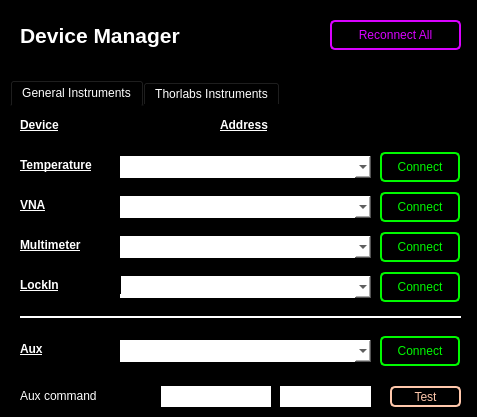
<?xml version="1.0" encoding="UTF-8"?>
<ui version="4.0">
 <class>MainWindow</class>
 <widget class="QMainWindow" name="MainWindow">
  <property name="geometry">
   <rect>
    <x>0</x>
    <y>0</y>
    <width>477</width>
    <height>417</height>
   </rect>
  </property>
  <property name="windowTitle">
   <string>Device Manager</string>
  </property>
  <property name="styleSheet">
   <string notr="true">background-color: rgb(0, 0, 0);</string>
  </property>
  <widget class="QWidget" name="centralwidget">
   <widget class="QLabel" name="label_129">
    <property name="geometry">
     <rect>
      <x>20</x>
      <y>20</y>
      <width>181</width>
      <height>31</height>
     </rect>
    </property>
    <property name="text">
     <string>&lt;html&gt;&lt;head/&gt;&lt;body&gt;&lt;p&gt;&lt;span style=&quot; font-size:16pt; font-weight:600; color:#ffffff;&quot;&gt;Device Manager&lt;/span&gt;&lt;/p&gt;&lt;/body&gt;&lt;/html&gt;</string>
    </property>
   </widget>
   <widget class="QPushButton" name="reconnectAllBtn">
    <property name="geometry">
     <rect>
      <x>330</x>
      <y>20</y>
      <width>131</width>
      <height>30</height>
     </rect>
    </property>
    <property name="styleSheet">
     <string notr="true">color: rgb(217, 2, 255);background-color:rgb(0,0,0);border: 2px solid rgb(217, 2, 255);border-radius: 5px</string>
    </property>
    <property name="text">
     <string>Reconnect All</string>
    </property>
   </widget>
   <widget class="QTabWidget" name="PlotTabWidget">
    <property name="geometry">
     <rect>
      <x>10</x>
      <y>80</y>
      <width>451</width>
      <height>351</height>
     </rect>
    </property>
    <property name="minimumSize">
     <size>
      <width>0</width>
      <height>0</height>
     </size>
    </property>
    <property name="styleSheet">
     <string notr="true">background-color: rgb(0, 0, 0);
color: rgb(255, 255, 255);
border: 0px solid rgb(193, 193, 193);</string>
    </property>
    <property name="tabPosition">
     <enum>QTabWidget::North</enum>
    </property>
    <property name="tabShape">
     <enum>QTabWidget::Rounded</enum>
    </property>
    <property name="currentIndex">
     <number>0</number>
    </property>
    <property name="documentMode">
     <bool>false</bool>
    </property>
    <property name="tabsClosable">
     <bool>false</bool>
    </property>
    <property name="movable">
     <bool>false</bool>
    </property>
    <property name="tabBarAutoHide">
     <bool>false</bool>
    </property>
    <widget class="QWidget" name="generalInstrumentsTab">
     <attribute name="title">
      <string>General Instruments</string>
     </attribute>
     <widget class="Line" name="line">
      <property name="geometry">
       <rect>
        <x>10</x>
        <y>210</y>
        <width>441</width>
        <height>2</height>
       </rect>
      </property>
      <property name="styleSheet">
       <string notr="true">color: rgb(255, 255, 255);
background-color: rgb(255, 255, 255);
border-color: rgb(255, 255, 255);
gridline-color: rgb(255, 255, 255);
alternate-background-color: rgb(255, 255, 255);
selection-color: rgb(255, 255, 255);</string>
      </property>
      <property name="orientation">
       <enum>Qt::Horizontal</enum>
      </property>
     </widget>
     <widget class="QLabel" name="label_150">
      <property name="geometry">
       <rect>
        <x>10</x>
        <y>234</y>
        <width>55</width>
        <height>18</height>
       </rect>
      </property>
      <property name="text">
       <string>&lt;html&gt;&lt;head/&gt;&lt;body&gt;&lt;p&gt;&lt;span style=&quot; font-weight:600; text-decoration: underline; color:#ffffff;&quot;&gt;Aux&lt;/span&gt;&lt;/p&gt;&lt;/body&gt;&lt;/html&gt;</string>
      </property>
     </widget>
     <widget class="QPushButton" name="connectAuxBtn">
      <property name="geometry">
       <rect>
        <x>370</x>
        <y>230</y>
        <width>80</width>
        <height>30</height>
       </rect>
      </property>
      <property name="styleSheet">
       <string notr="true">color: rgb(0,250,0);background-color:rgb(0,0,0);border: 2px solid rgb(0,250,0);border-radius: 5px</string>
      </property>
      <property name="text">
       <string>Connect</string>
      </property>
     </widget>
     <widget class="QPushButton" name="connectLockInBtn">
      <property name="geometry">
       <rect>
        <x>370</x>
        <y>166</y>
        <width>80</width>
        <height>30</height>
       </rect>
      </property>
      <property name="styleSheet">
       <string notr="true">color: rgb(0,250,0);background-color:rgb(0,0,0);border: 2px solid rgb(0,250,0);border-radius: 5px</string>
      </property>
      <property name="text">
       <string>Connect</string>
      </property>
     </widget>
     <widget class="QLabel" name="label_130">
      <property name="geometry">
       <rect>
        <x>10</x>
        <y>50</y>
        <width>91</width>
        <height>18</height>
       </rect>
      </property>
      <property name="text">
       <string>&lt;html&gt;&lt;head/&gt;&lt;body&gt;&lt;p&gt;&lt;span style=&quot; font-weight:600; text-decoration: underline; color:#ffffff;&quot;&gt;Temperature&lt;/span&gt;&lt;/p&gt;&lt;/body&gt;&lt;/html&gt;</string>
      </property>
     </widget>
     <widget class="QLineEdit" name="auxCommandLine">
      <property name="enabled">
       <bool>true</bool>
      </property>
      <property name="geometry">
       <rect>
        <x>110</x>
        <y>280</y>
        <width>151</width>
        <height>21</height>
       </rect>
      </property>
      <property name="styleSheet">
       <string notr="true">background-color: rgb(255, 255, 255);
color: rgb(0, 0, 0);</string>
      </property>
      <property name="text">
       <string/>
      </property>
     </widget>
     <widget class="QComboBox" name="lockinIPAddressBox">
      <property name="geometry">
       <rect>
        <x>110</x>
        <y>170</y>
        <width>251</width>
        <height>22</height>
       </rect>
      </property>
      <property name="styleSheet">
       <string notr="true">background-color: rgb(255, 255, 255);
color: rgb(0, 0, 0);</string>
      </property>
      <property name="editable">
       <bool>true</bool>
      </property>
     </widget>
     <widget class="QPushButton" name="connectTempBtn">
      <property name="geometry">
       <rect>
        <x>370</x>
        <y>46</y>
        <width>80</width>
        <height>30</height>
       </rect>
      </property>
      <property name="styleSheet">
       <string notr="true">color: rgb(0,250,0);background-color:rgb(0,0,0);border: 2px solid rgb(0,250,0);border-radius: 5px</string>
      </property>
      <property name="text">
       <string>Connect</string>
      </property>
     </widget>
     <widget class="QPushButton" name="connectVNABtn">
      <property name="geometry">
       <rect>
        <x>370</x>
        <y>86</y>
        <width>80</width>
        <height>30</height>
       </rect>
      </property>
      <property name="styleSheet">
       <string notr="true">color: rgb(0,250,0);background-color:rgb(0,0,0);border: 2px solid rgb(0,250,0);border-radius: 5px</string>
      </property>
      <property name="text">
       <string>Connect</string>
      </property>
     </widget>
     <widget class="QPushButton" name="connectMultimeterBtn">
      <property name="geometry">
       <rect>
        <x>370</x>
        <y>126</y>
        <width>80</width>
        <height>30</height>
       </rect>
      </property>
      <property name="styleSheet">
       <string notr="true">color: rgb(0,250,0);background-color:rgb(0,0,0);border: 2px solid rgb(0,250,0);border-radius: 5px</string>
      </property>
      <property name="text">
       <string>Connect</string>
      </property>
     </widget>
     <widget class="QComboBox" name="multimeterIPAddressBox">
      <property name="geometry">
       <rect>
        <x>110</x>
        <y>130</y>
        <width>251</width>
        <height>22</height>
       </rect>
      </property>
      <property name="styleSheet">
       <string notr="true">background-color: rgb(255, 255, 255);
color: rgb(0, 0, 0);</string>
      </property>
      <property name="editable">
       <bool>true</bool>
      </property>
     </widget>
     <widget class="QLabel" name="label_149">
      <property name="geometry">
       <rect>
        <x>10</x>
        <y>280</y>
        <width>141</width>
        <height>21</height>
       </rect>
      </property>
      <property name="text">
       <string>&lt;html&gt;&lt;head/&gt;&lt;body&gt;&lt;p&gt;&lt;span style=&quot; color:#ffffff;&quot;&gt;Aux command&lt;/span&gt;&lt;/p&gt;&lt;/body&gt;&lt;/html&gt;</string>
      </property>
     </widget>
     <widget class="QLabel" name="label_151">
      <property name="geometry">
       <rect>
        <x>10</x>
        <y>130</y>
        <width>81</width>
        <height>18</height>
       </rect>
      </property>
      <property name="text">
       <string>&lt;html&gt;&lt;head/&gt;&lt;body&gt;&lt;p&gt;&lt;span style=&quot; font-weight:600; text-decoration: underline; color:#ffffff;&quot;&gt;Multimeter&lt;/span&gt;&lt;/p&gt;&lt;/body&gt;&lt;/html&gt;</string>
      </property>
     </widget>
     <widget class="QComboBox" name="auxIPAddressBox">
      <property name="geometry">
       <rect>
        <x>110</x>
        <y>234</y>
        <width>251</width>
        <height>22</height>
       </rect>
      </property>
      <property name="styleSheet">
       <string notr="true">background-color: rgb(255, 255, 255);
color: rgb(0, 0, 0);</string>
      </property>
      <property name="editable">
       <bool>true</bool>
      </property>
     </widget>
     <widget class="QLabel" name="label_148">
      <property name="geometry">
       <rect>
        <x>10</x>
        <y>90</y>
        <width>55</width>
        <height>18</height>
       </rect>
      </property>
      <property name="text">
       <string>&lt;html&gt;&lt;head/&gt;&lt;body&gt;&lt;p&gt;&lt;span style=&quot; font-weight:600; text-decoration: underline; color:#ffffff;&quot;&gt;VNA&lt;/span&gt;&lt;/p&gt;&lt;/body&gt;&lt;/html&gt;</string>
      </property>
     </widget>
     <widget class="QLineEdit" name="auxTestLine">
      <property name="enabled">
       <bool>true</bool>
      </property>
      <property name="geometry">
       <rect>
        <x>270</x>
        <y>280</y>
        <width>91</width>
        <height>21</height>
       </rect>
      </property>
      <property name="toolTipDuration">
       <number>0</number>
      </property>
      <property name="styleSheet">
       <string notr="true">background-color: rgb(255, 255, 255);
color: rgb(0, 0, 0);</string>
      </property>
      <property name="text">
       <string/>
      </property>
      <property name="readOnly">
       <bool>true</bool>
      </property>
     </widget>
     <widget class="QPushButton" name="auxTestBtn">
      <property name="enabled">
       <bool>true</bool>
      </property>
      <property name="geometry">
       <rect>
        <x>380</x>
        <y>280</y>
        <width>71</width>
        <height>21</height>
       </rect>
      </property>
      <property name="styleSheet">
       <string notr="true">color:rgb(255, 199, 171);background-color:rgb(0,0,0);border: 2px solid rgb(255, 199, 171);border-radius: 5px</string>
      </property>
      <property name="text">
       <string>Test</string>
      </property>
     </widget>
     <widget class="QComboBox" name="vnaIPAddressBox">
      <property name="geometry">
       <rect>
        <x>110</x>
        <y>90</y>
        <width>251</width>
        <height>22</height>
       </rect>
      </property>
      <property name="styleSheet">
       <string notr="true">background-color: rgb(255, 255, 255);
color: rgb(0, 0, 0);</string>
      </property>
      <property name="editable">
       <bool>true</bool>
      </property>
     </widget>
     <widget class="QComboBox" name="tempIPAddressBox">
      <property name="geometry">
       <rect>
        <x>110</x>
        <y>50</y>
        <width>251</width>
        <height>22</height>
       </rect>
      </property>
      <property name="styleSheet">
       <string notr="true">background-color: rgb(255, 255, 255);
color: rgb(0, 0, 0);</string>
      </property>
      <property name="editable">
       <bool>true</bool>
      </property>
     </widget>
     <widget class="QLabel" name="label_154">
      <property name="geometry">
       <rect>
        <x>10</x>
        <y>170</y>
        <width>101</width>
        <height>18</height>
       </rect>
      </property>
      <property name="text">
       <string>&lt;html&gt;&lt;head/&gt;&lt;body&gt;&lt;p&gt;&lt;span style=&quot; font-weight:600; text-decoration: underline; color:#ffffff;&quot;&gt;LockIn&lt;/span&gt;&lt;/p&gt;&lt;/body&gt;&lt;/html&gt;</string>
      </property>
     </widget>
     <widget class="QLabel" name="label_145">
      <property name="geometry">
       <rect>
        <x>210</x>
        <y>10</y>
        <width>60</width>
        <height>18</height>
       </rect>
      </property>
      <property name="text">
       <string>&lt;html&gt;&lt;head/&gt;&lt;body&gt;&lt;p&gt;&lt;span style=&quot; font-weight:600; text-decoration: underline; color:#ffffff;&quot;&gt;Address&lt;/span&gt;&lt;/p&gt;&lt;/body&gt;&lt;/html&gt;</string>
      </property>
     </widget>
     <widget class="QLabel" name="label_146">
      <property name="geometry">
       <rect>
        <x>10</x>
        <y>10</y>
        <width>51</width>
        <height>18</height>
       </rect>
      </property>
      <property name="text">
       <string>&lt;html&gt;&lt;head/&gt;&lt;body&gt;&lt;p&gt;&lt;span style=&quot; font-weight:600; text-decoration: underline; color:#ffffff;&quot;&gt;Device&lt;/span&gt;&lt;/p&gt;&lt;/body&gt;&lt;/html&gt;</string>
      </property>
     </widget>
    </widget>
    <widget class="QWidget" name="thorlabsInstrumentsTabs">
     <attribute name="title">
      <string>Thorlabs Instruments</string>
     </attribute>
     <widget class="QPushButton" name="connectYStageBtn">
      <property name="geometry">
       <rect>
        <x>370</x>
        <y>90</y>
        <width>80</width>
        <height>30</height>
       </rect>
      </property>
      <property name="styleSheet">
       <string notr="true">color: rgb(0,250,0);background-color:rgb(0,0,0);border: 2px solid rgb(0,250,0);border-radius: 5px</string>
      </property>
      <property name="text">
       <string>Connect</string>
      </property>
     </widget>
     <widget class="QLabel" name="label_152">
      <property name="geometry">
       <rect>
        <x>10</x>
        <y>54</y>
        <width>141</width>
        <height>18</height>
       </rect>
      </property>
      <property name="text">
       <string>&lt;html&gt;&lt;head/&gt;&lt;body&gt;&lt;p&gt;&lt;span style=&quot; font-weight:600; text-decoration: underline; color:#ffffff;&quot;&gt;X Stage (Serial No.)&lt;/span&gt;&lt;/p&gt;&lt;/body&gt;&lt;/html&gt;</string>
      </property>
     </widget>
     <widget class="QComboBox" name="xstageIPAddressBox">
      <property name="geometry">
       <rect>
        <x>160</x>
        <y>54</y>
        <width>201</width>
        <height>22</height>
       </rect>
      </property>
      <property name="styleSheet">
       <string notr="true">background-color: rgb(255, 255, 255);
color: rgb(0, 0, 0);</string>
      </property>
      <property name="editable">
       <bool>true</bool>
      </property>
     </widget>
     <widget class="QLabel" name="label_143">
      <property name="geometry">
       <rect>
        <x>210</x>
        <y>10</y>
        <width>60</width>
        <height>18</height>
       </rect>
      </property>
      <property name="text">
       <string>&lt;html&gt;&lt;head/&gt;&lt;body&gt;&lt;p&gt;&lt;span style=&quot; font-weight:600; text-decoration: underline; color:#ffffff;&quot;&gt;Address&lt;/span&gt;&lt;/p&gt;&lt;/body&gt;&lt;/html&gt;</string>
      </property>
     </widget>
     <widget class="QPushButton" name="connectXStageBtn">
      <property name="geometry">
       <rect>
        <x>370</x>
        <y>50</y>
        <width>80</width>
        <height>30</height>
       </rect>
      </property>
      <property name="styleSheet">
       <string notr="true">color: rgb(0,250,0);background-color:rgb(0,0,0);border: 2px solid rgb(0,250,0);border-radius: 5px</string>
      </property>
      <property name="text">
       <string>Connect</string>
      </property>
     </widget>
     <widget class="QComboBox" name="ystageIPAddressBox">
      <property name="geometry">
       <rect>
        <x>160</x>
        <y>94</y>
        <width>201</width>
        <height>22</height>
       </rect>
      </property>
      <property name="styleSheet">
       <string notr="true">background-color: rgb(255, 255, 255);
color: rgb(0, 0, 0);</string>
      </property>
      <property name="editable">
       <bool>true</bool>
      </property>
     </widget>
     <widget class="QLabel" name="label_153">
      <property name="geometry">
       <rect>
        <x>10</x>
        <y>94</y>
        <width>141</width>
        <height>18</height>
       </rect>
      </property>
      <property name="text">
       <string>&lt;html&gt;&lt;head/&gt;&lt;body&gt;&lt;p&gt;&lt;span style=&quot; font-weight:600; text-decoration: underline; color:#ffffff;&quot;&gt;Y Stage (Serial No.)&lt;/span&gt;&lt;/p&gt;&lt;/body&gt;&lt;/html&gt;</string>
      </property>
     </widget>
     <widget class="QLabel" name="label_144">
      <property name="geometry">
       <rect>
        <x>10</x>
        <y>10</y>
        <width>51</width>
        <height>18</height>
       </rect>
      </property>
      <property name="text">
       <string>&lt;html&gt;&lt;head/&gt;&lt;body&gt;&lt;p&gt;&lt;span style=&quot; font-weight:600; text-decoration: underline; color:#ffffff;&quot;&gt;Device&lt;/span&gt;&lt;/p&gt;&lt;/body&gt;&lt;/html&gt;</string>
      </property>
     </widget>
     <widget class="QLabel" name="label_155">
      <property name="geometry">
       <rect>
        <x>10</x>
        <y>130</y>
        <width>141</width>
        <height>18</height>
       </rect>
      </property>
      <property name="text">
       <string>&lt;html&gt;&lt;head/&gt;&lt;body&gt;&lt;p&gt;&lt;span style=&quot; font-weight:600; text-decoration: underline; color:#ffffff;&quot;&gt;Z Stage (Serial No.)&lt;/span&gt;&lt;/p&gt;&lt;/body&gt;&lt;/html&gt;</string>
      </property>
     </widget>
     <widget class="QComboBox" name="zstageIPAddressBox">
      <property name="geometry">
       <rect>
        <x>160</x>
        <y>130</y>
        <width>201</width>
        <height>22</height>
       </rect>
      </property>
      <property name="styleSheet">
       <string notr="true">background-color: rgb(255, 255, 255);
color: rgb(0, 0, 0);</string>
      </property>
      <property name="editable">
       <bool>true</bool>
      </property>
     </widget>
     <widget class="QPushButton" name="connectZStageBtn">
      <property name="geometry">
       <rect>
        <x>370</x>
        <y>126</y>
        <width>80</width>
        <height>30</height>
       </rect>
      </property>
      <property name="styleSheet">
       <string notr="true">color: rgb(0,250,0);background-color:rgb(0,0,0);border: 2px solid rgb(0,250,0);border-radius: 5px</string>
      </property>
      <property name="text">
       <string>Connect</string>
      </property>
     </widget>
     <widget class="QLabel" name="label_156">
      <property name="geometry">
       <rect>
        <x>10</x>
        <y>164</y>
        <width>91</width>
        <height>18</height>
       </rect>
      </property>
      <property name="text">
       <string>&lt;html&gt;&lt;head/&gt;&lt;body&gt;&lt;p&gt;&lt;span style=&quot; font-weight:600; text-decoration: underline; color:#ffffff;&quot;&gt;Camera (ID)&lt;/span&gt;&lt;/p&gt;&lt;/body&gt;&lt;/html&gt;</string>
      </property>
     </widget>
     <widget class="QComboBox" name="cameraIPAddressBox">
      <property name="geometry">
       <rect>
        <x>110</x>
        <y>164</y>
        <width>251</width>
        <height>22</height>
       </rect>
      </property>
      <property name="styleSheet">
       <string notr="true">background-color: rgb(255, 255, 255);
color: rgb(0, 0, 0);</string>
      </property>
      <property name="editable">
       <bool>true</bool>
      </property>
     </widget>
     <widget class="QPushButton" name="connectCameraBtn">
      <property name="geometry">
       <rect>
        <x>370</x>
        <y>160</y>
        <width>80</width>
        <height>30</height>
       </rect>
      </property>
      <property name="styleSheet">
       <string notr="true">color: rgb(0,250,0);background-color:rgb(0,0,0);border: 2px solid rgb(0,250,0);border-radius: 5px</string>
      </property>
      <property name="text">
       <string>Connect</string>
      </property>
     </widget>
    </widget>
   </widget>
  </widget>
 </widget>
 <resources/>
 <connections/>
</ui>
